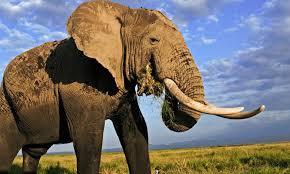
#> input picture locust_test_image/test.jpg, 290 x 174 px, given as the content of the folder /content/drive/MyDrive/animal/wild, which was not available
$ jupyter execute --allow-errors Ochan_LOKIDORMOI_MLOP_Summative_Assignment.ipynb   (text cells are left out)
#> lines starting #> are read from the running program, lines starting #| are printed output that depends on the picture; after the words box and inside, x2 and y2 are one past the last pixel; in counts of white or black regions, pixels touching at a corner belong together; pictures that were not available may be replaced by others from this repository, and a replacement may not be noted
[cell 1]
from google.colab import drive
drive.mount('/content/drive')

[cell 2]
import numpy as np
import random
import matplotlib.pyplot as plt
from tensorflow.keras.models import Sequential
from tensorflow.keras.layers import Conv2D, MaxPooling2D, Dense, Flatten, Dropout
from tensorflow.keras.optimizers import Adam
from sklearn.model_selection import train_test_split
from sklearn.metrics import classification_report, confusion_matrix
import seaborn as sns
import pandas as pd
import os
import cv2
import tensorflow as tf
from sklearn.preprocessing import StandardScaler
import pickle

[cell 3]
data = ('/content/drive/MyDrive/animal')

[cell 4]
DIRECTORY = r"/content/drive/MyDrive/animal"
CATEGORIES = ['wild','domestic']

[cell 5]
for category in CATEGORIES:
  path = os.path.join(DIRECTORY,category)
  print(path)

[cell 6]
for category in CATEGORIES:
  path = os.path.join(DIRECTORY,category)
  for img in os.listdir(path):
    img_path = os.path.join(path,img)
    print(img_path)
    break

[cell 7]
for category in CATEGORIES:
  path = os.path.join(DIRECTORY,category)
  for img in os.listdir(path):
    img_path = os.path.join(path,img)
    img_arr = cv2.imread(img_path)
#> img_arr is the input picture: shape (174, 290, 3); mean B, G, R 108.2, 112.2, 117.5
    plt.imshow(img_arr)
    break
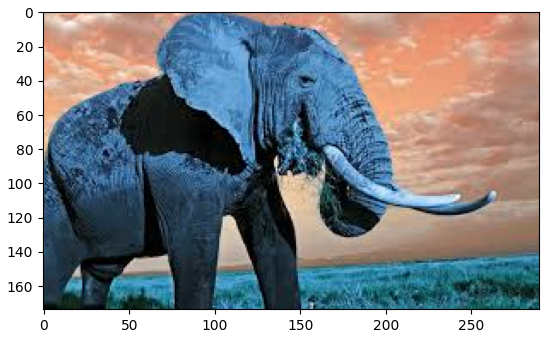
#> figure drawn by matplotlib, 1 panel; B, G, R data is drawn as R, G, B

[cell 8]
IMG_SIZE = 150
for category in CATEGORIES:
  path = os.path.join(DIRECTORY,category)
  for img in os.listdir(path):
    img_path = os.path.join(path,img)
    img_arr = cv2.imread(img_path)
    img_arr = cv2.resize(img_arr,(IMG_SIZE,IMG_SIZE))
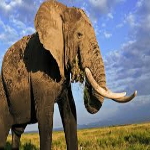
#> img_arr: shape (150, 150, 3); mean B, G, R 108.2, 112.1, 117.4
    plt.imshow(img_arr)
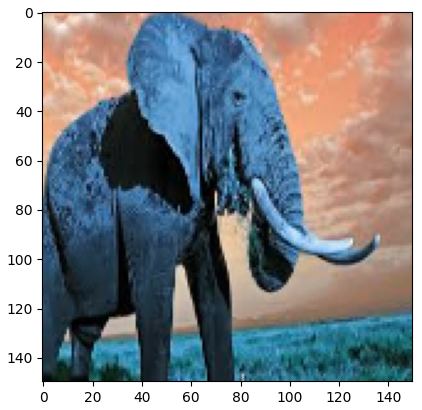
#> figure drawn by matplotlib, 1 panel; B, G, R data is drawn as R, G, B

[cell 9]
import cv2
import matplotlib.pyplot as plt

IMG_SIZE = 150

for category in CATEGORIES:
  path = os.path.join(DIRECTORY,category)
  for img in os.listdir(path):
    img_path = os.path.join(path,img)
    img_arr = cv2.imread(img_path)
    img_arr = cv2.resize(img_arr,(IMG_SIZE,IMG_SIZE))

    # Convert the image to HSV color space
    hsv_image = cv2.cvtColor(img_arr, cv2.COLOR_BGR2HSV)
#> hsv_image: shape (150, 150, 3); mean H, S, V 57.1, 118, 144.4

    # Define the lower and upper bounds for the color you want to filter (example: blue)
    lower_blue = np.array([100,50,50])
    upper_blue = np.array([130,255,255])

    # Create a mask based on the color range
    mask = cv2.inRange(hsv_image, lower_blue, upper_blue)
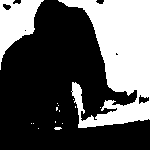
#> mask: shape (150, 150); 35% white; 15 white regions (13 under 20 px), largest, box (x1, y1, x2, y2) and area: (58, 0, 150, 128) 6372, (0, 0, 44, 70) 1474

    # Apply the mask to the original image to isolate the color
    result = cv2.bitwise_and(img_arr, img_arr, mask=mask)
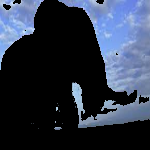
#> result: shape (150, 150, 3); mean B, G, R 70.6, 53.3, 44.9

    # Display the original and filtered images
    plt.figure(figsize=(10, 5))
    plt.subplot(1, 2, 1)
    plt.imshow(cv2.cvtColor(img_arr, cv2.COLOR_BGR2RGB))  # Convert BGR to RGB for display
    plt.title("Original Image")

    plt.subplot(1, 2, 2)
    plt.imshow(cv2.cvtColor(result, cv2.COLOR_BGR2RGB))  # Convert BGR to RGB for display
    plt.title("Filtered Image (Blue)")
    plt.show()
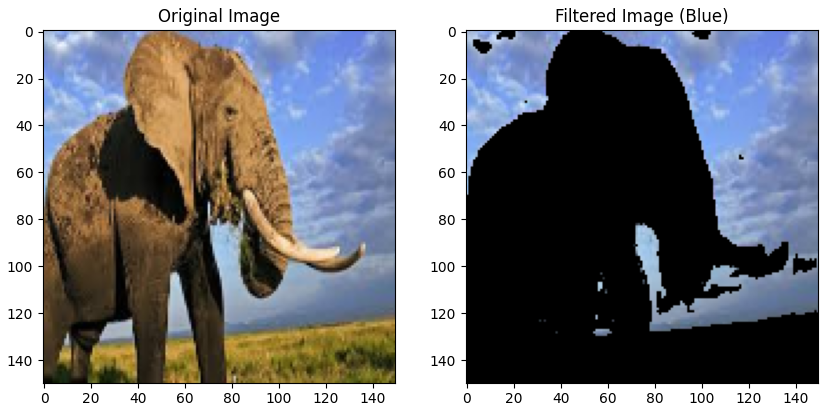
#> figure drawn by matplotlib, 2 panels

    break # Remove this line to show the image for all files

[cell 10]
data = []

for category in CATEGORIES:
  path = os.path.join(DIRECTORY,category)
  label = CATEGORIES.index(category)
  for img in os.listdir(path):
    img_path = os.path.join(path,img)
    img_arr = cv2.imread(img_path)
    img_arr = cv2.resize(img_arr,(IMG_SIZE,IMG_SIZE))
    data.append([img_arr,label])

[cell 11]
len(data)
#> Out = 2

[cell 12]
random.shuffle(data)
X = []
y = []

for features,label in data:
  X.append(features)
  y.append(label)
#> this loop made 2 passes
#> label on passes 1 to 2: 0, 1
#> after the loop, X = 2 items; y = [0, 1]

X = np.array(X)
y = np.array(y)

X = X/255.0
print(X.shape)
#| (2, 150, 150, 3)

[cell 13]
X_train, X_test, y_train, y_test = train_test_split(X, y, test_size=0.1, random_state=42)
#> y_train = [0]; y_test = [1]
#> (the rest of this cell did not finish here and is left out)

#> (a cell that did not finish here is left out)

#> (a cell that did not finish here is left out)

#> (a cell that did not finish here is left out)

[cell 17]
# ploting the confusion matrix

from sklearn.metrics import confusion_matrix
import seaborn as sns
import matplotlib.pyplot as plt

#> (the rest of this cell did not finish here and is left out)

[cell 18]
#  save as model

import pickle

#> (the rest of this cell did not finish here and is left out)

[cell 19]
# Plot training & validation accuracy
plt.figure(figsize=(15, 6))

# Accuracy plot
plt.subplot(1, 2, 1)
#> (the rest of this cell did not finish here and is left out)

[cell 20]
# Plot training & validation accuracy
plt.figure(figsize=(15, 6))

# Loss plot
plt.subplot(1, 2, 2)
#> (the rest of this cell did not finish here and is left out)

#> (a cell that did not finish here is left out)

[cell 22]
from google.colab import files
from io import BytesIO
from PIL import Image
import numpy as np
import tensorflow as tf
import pickle
import matplotlib.pyplot as plt

uploaded = files.upload()
#> the answer given: test.jpg

#> (the rest of this cell did not finish here and is left out)
